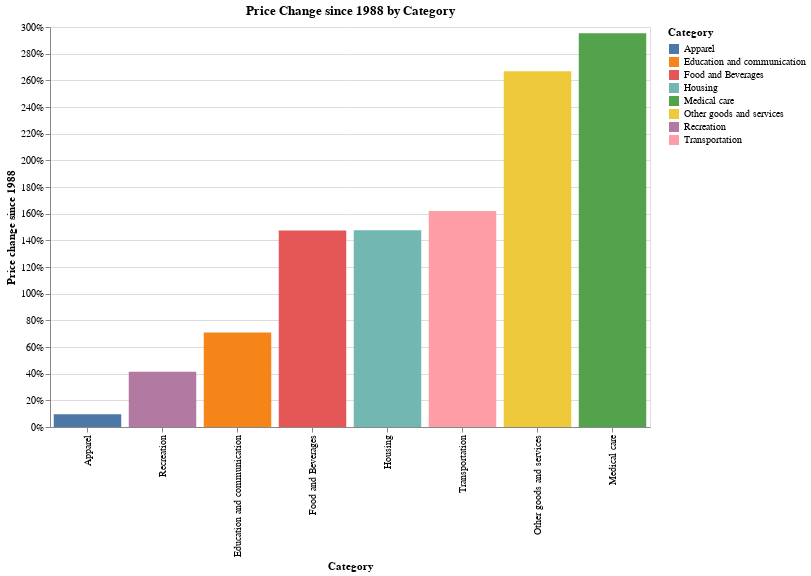

The notebook cell this image was saved under:
### Code cell
# Bar Chart
alt.Chart(df[['date','change','Category']][df['date'] == end_date],title='Price Change since ' + str(start_year) + ' by Category').mark_bar().encode(
    x = alt.X('Category', sort='y'),
    y = alt.Y('change', title='Price change since ' + str(start_year), axis=alt.Axis(format='%')),
    color = 'Category'
).properties(height=400, width=600).interactive()

### Figure 1 — Vega-Lite specification as saved in the notebook (floating-point values rounded to 4 significant figures)
{"config": {"view": {"continuousWidth": 400, "continuousHeight": 300}}, "data": {"name": "data-0dfd09590b283115d8342ac5f7ded96e"}, "mark": "bar", "encoding": {"color": {"field": "Category", "type": "nominal"}, "x": {"field": "Category", "sort": "y", "type": "nominal"}, "y": {"axis": {"format": "%"}, "field": "change", "title": "Price change since 1988", "type": "quantitative"}}, "height": 400, "selection": {"selector018": {"type": "interval", "bind": "scales", "encodings": ["x", "y"]}}, "title": "Price Change since 1988 by Category", "width": 600, "$schema": "https://vega.github.io/schema/vega-lite/v4.17.0.json", "datasets": {"data-0dfd09590b283115d8342ac5f7ded96e": [{"date": "2021-12-01T00:00:00", "change": 1.474, "Category": "Food and Beverages"}, {"date": "2021-12-01T00:00:00", "change": 1.476, "Category": "Housing"}, {"date": "2021-12-01T00:00:00", "change": 0.09644, "Category": "Apparel"}, {"date": "2021-12-01T00:00:00", "change": 1.62, "Category": "Transportation"}, {"date": "2021-12-01T00:00:00", "change": 2.953, "Category": "Medical care"}, {"date": "2021-12-01T00:00:00", "change": 0.4149, "Category": "Recreation"}, {"date": "2021-12-01T00:00:00", "change": 0.7093, "Category": "Education and communication"}, {"date": "2021-12-01T00:00:00", "change": 2.668, "Category": "Other goods and services"}]}}
